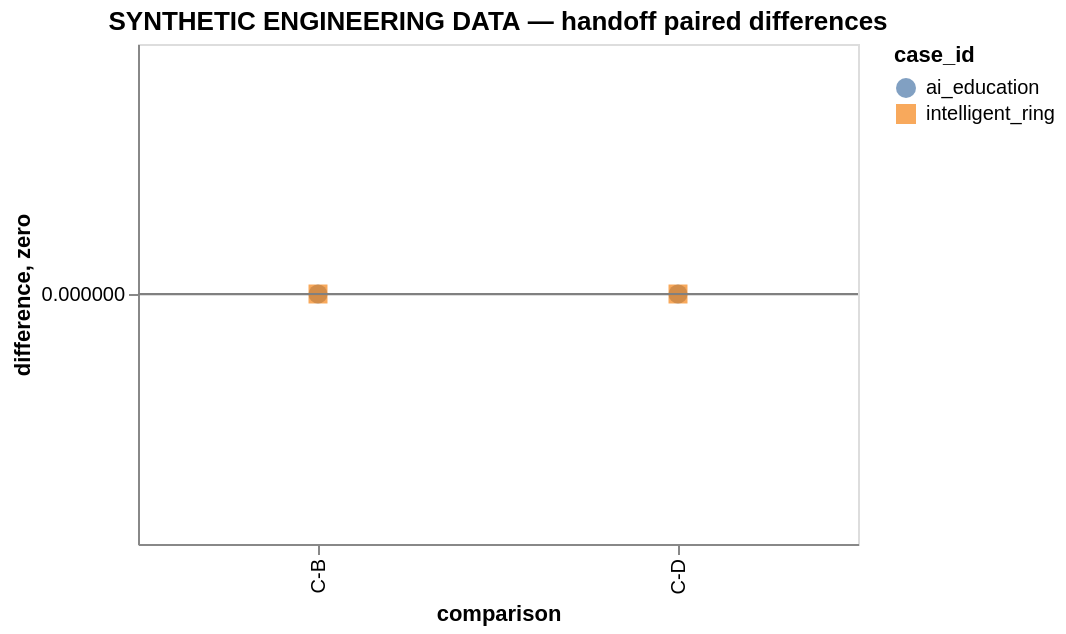

The specification (Vega-Lite) saved for this image:
### Vega-Lite specification from a JSON file in a GitHub repository (floating-point values rounded to 4 significant figures)
{"config": {"view": {"continuousWidth": 300, "continuousHeight": 300}}, "layer": [{"data": {"values": [{"case_id": "ai_education", "comparison": "C-B", "difference": 0.0}, {"case_id": "intelligent_ring", "comparison": "C-B", "difference": 0.0}, {"case_id": "ai_education", "comparison": "C-D", "difference": 0.0}, {"case_id": "intelligent_ring", "comparison": "C-D", "difference": 0.0}]}, "mark": {"type": "point", "filled": true, "size": 90}, "encoding": {"color": {"field": "case_id", "type": "nominal"}, "shape": {"field": "case_id", "type": "nominal"}, "tooltip": [{"field": "case_id", "type": "nominal"}, {"field": "comparison", "type": "nominal"}, {"field": "difference", "type": "quantitative"}], "x": {"field": "comparison", "sort": ["B-A", "C-B", "C-D"], "type": "nominal"}, "y": {"field": "difference", "type": "quantitative"}}, "title": "SYNTHETIC ENGINEERING DATA — handoff paired differences"}, {"data": {"values": [{"zero": 0}]}, "mark": {"type": "rule", "color": "gray"}, "encoding": {"y": {"field": "zero", "type": "quantitative"}}}], "height": 250, "width": 360, "$schema": "https://vega.github.io/schema/vega-lite/v6.4.1.json"}
